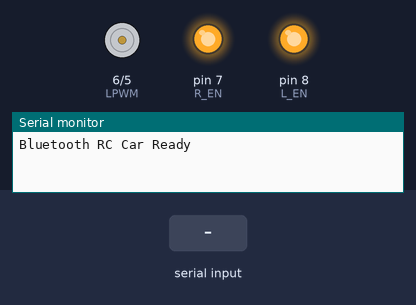
The sketch below on a simulated Arduino Uno, built with avr-gcc and run on an emulated ATmega328P. Shown: motor-driver pin pairs drawn as motors (green arrow = first pin HIGH = forward, orange = second pin HIGH = backward, longer = more drive), output pins drawn as LEDs (lit = HIGH), the last lines printed to the serial monitor. The test bench sets the inputs (shaded band).

Above: at 1.2 s.
1.3 s: "F" received over Serial
At 2.3 s:
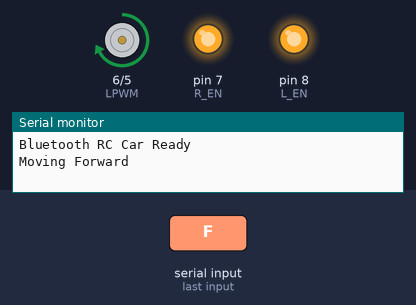
2.8 s: "B" received over Serial
At 3.4 s:
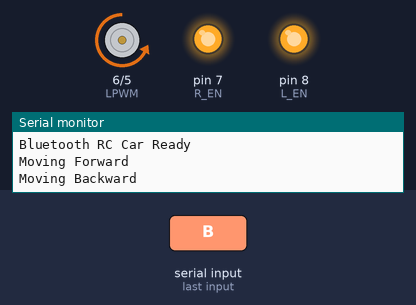
4.3 s: "S" received over Serial
At 4.6 s:
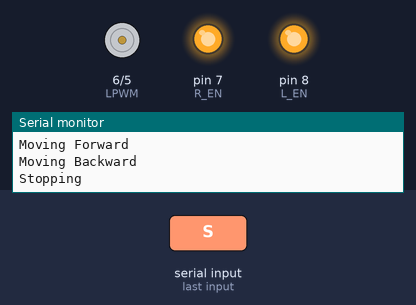
Timing chart, 0 to 7.3 s (numbered marks = the images above; inputs shaded):
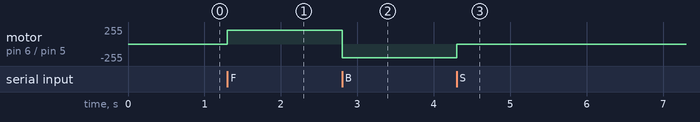

The sketch:

Main_Control.ino
```cpp
// BTS7960 Motor Driver pins for both motors
#define RPWM 5  // Right side motors PWM
#define LPWM 6  // Left side motors PWM
#define R_EN 7  // Right side enable
#define L_EN 8  // Left side enable

// Bluetooth commands
char command; // To store commands from the Bluetooth module

int Speed = 204; // Default motor speed (0 - 255)

void setup() {
  // Set motor driver pins as output
  pinMode(RPWM, OUTPUT);
  pinMode(LPWM, OUTPUT);
  pinMode(R_EN, OUTPUT);
  pinMode(L_EN, OUTPUT);

  // Enable motor driver channels
  digitalWrite(R_EN, HIGH);
  digitalWrite(L_EN, HIGH);

  // Initialize Serial communication for Bluetooth
  Serial.begin(9600); // HC-05 default baud rate
  Serial.println("Bluetooth RC Car Ready");
}

void loop() {
  // Check if a Bluetooth command is available
  if (Serial.available()) {
    command = Serial.read(); // Read the command
    controlMotors(command);  // Call the motor control function
  }
}

// Function to control motors based on Bluetooth commands
void controlMotors(char cmd) {
  switch (cmd) {
    case 'F': // Move Forward
      Serial.println("Moving Forward");
      moveMotors(Speed, Speed);
      break;

    case 'B': // Move Backward
      Serial.println("Moving Backward");
      moveMotors(-Speed, -Speed);
      break;

    case 'L': // Turn Left
      Serial.println("Turning Left");
      moveMotors(-Speed, Speed);
      break;

    case 'R': // Turn Right
      Serial.println("Turning Right");
      moveMotors(Speed, -Speed);
      break;

    case 'S': // Stop
      Serial.println("Stopping");
      stopMotors();
      break;

    default:
      Serial.println("Invalid Command");
      stopMotors();
      break;
  }
}

// Function to control the motor driver
void moveMotors(int speedRight, int speedLeft) {
  if (speedRight >= 0) {
    analogWrite(RPWM, speedRight);
    analogWrite(LPWM, 0);
  } else {
    analogWrite(RPWM, 0);
    analogWrite(LPWM, -speedRight);
  }

  if (speedLeft >= 0) {
    analogWrite(LPWM, speedLeft);
    analogWrite(RPWM, 0);
  } else {
    analogWrite(LPWM, 0);
    analogWrite(RPWM, -speedLeft);
  }
}

// Function to stop the motor driver
void stopMotors() {
  analogWrite(RPWM, 0);
  analogWrite(LPWM, 0);
}
```

Measured:
- after the input at 1.3 s, motor on pin 6 (LPWM) / pin 5 (RPWM): stopped → forward 204/255 at once
- after the input at 2.8 s, motor on pin 6 (LPWM) / pin 5 (RPWM): forward 204/255 → backward 204/255 at once
- after the input at 4.3 s, motor on pin 6 (LPWM) / pin 5 (RPWM): backward 204/255 → stopped at once
